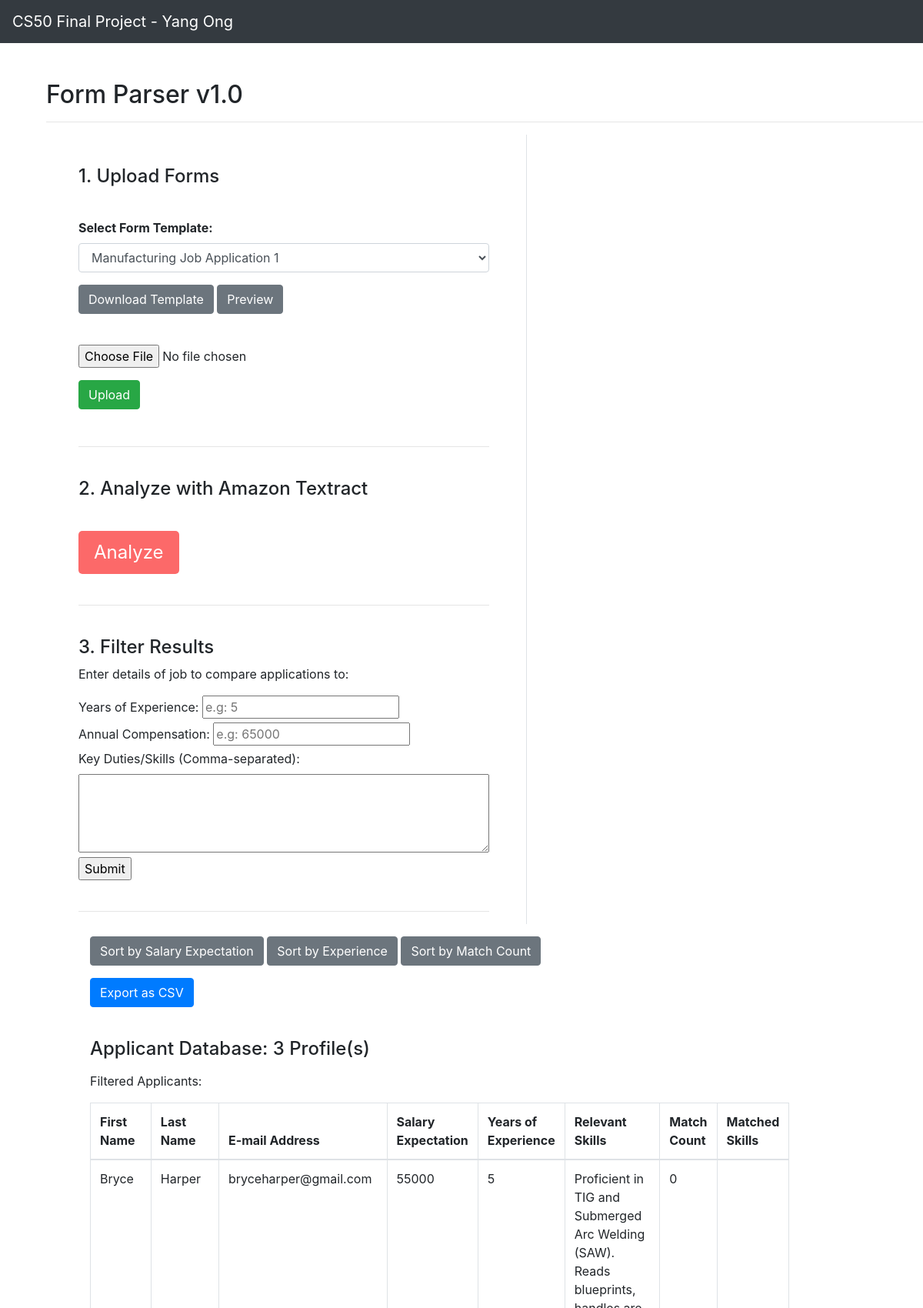
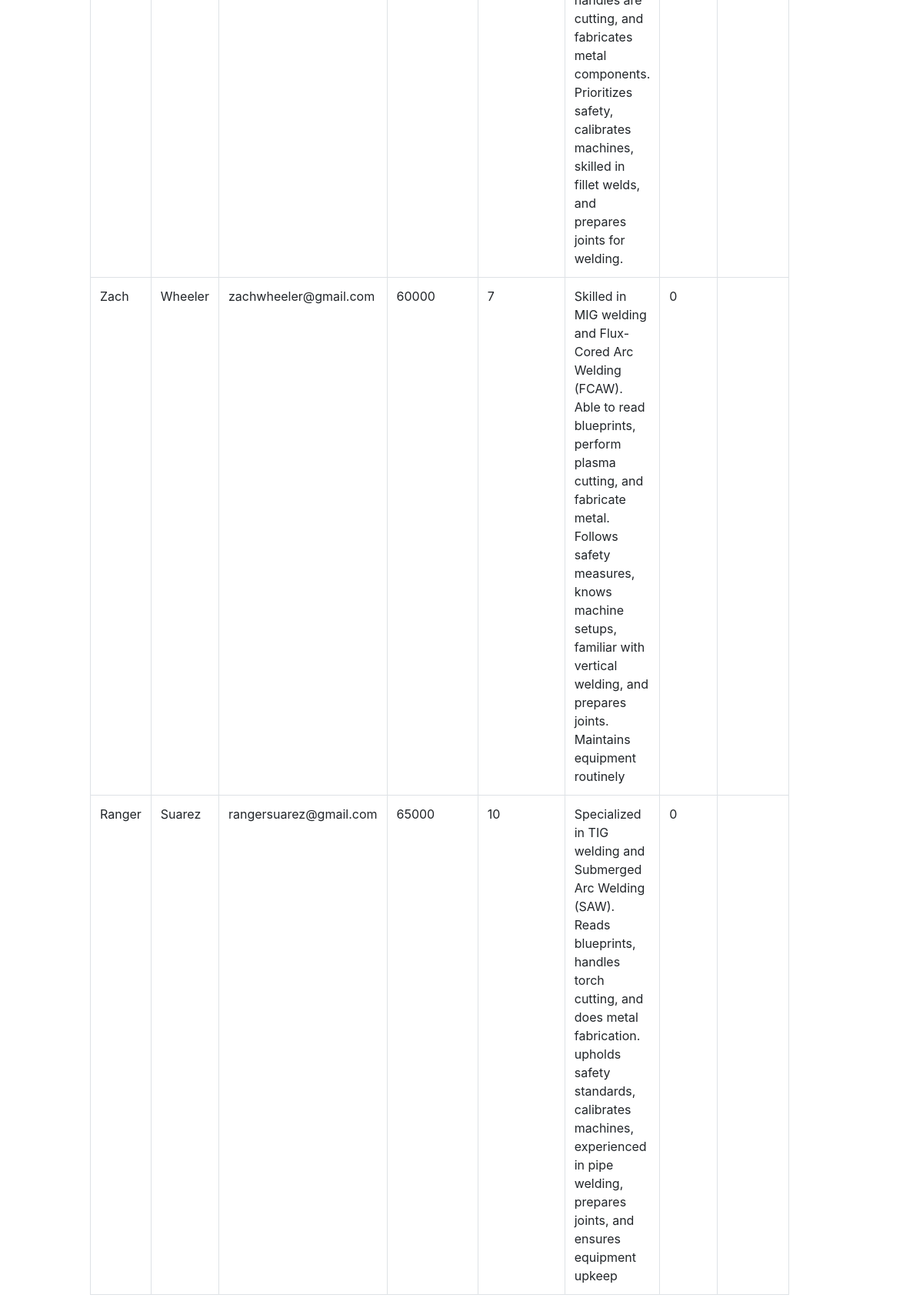
The page / (upper part) on the database its author committed (2 pictures, top to bottom).
### tables this page shows
CREATE TABLE "ApplicationData" (
	"id"	INTEGER,
	"first_name"	TEXT,
	"last_name"	TEXT,
	"mi"	TEXT,
	"date"	DATE,
	"street_address"	TEXT,
	"apartmentunit"	TEXT,
	"city"	TEXT,
	"state"	TEXT,
	"zip_code"	INTEGER,
	"phone"	TEXT,
	"email_address"	TEXT,
	"jobs_youre_applying_for"	TEXT,
	"job_title"	INTEGER,
	"years_of_experience"	INTEGER,
	"desired_salaryrate"	REAL,
	"earliest_date_available"	DATE,
	"your_relevant_skills"	TEXT,
	PRIMARY KEY("id")
);

### app.py (the view)
@app.route("/", methods=["GET", "POST"])
def index():
    job_data['yearsOfExperience'] = 0
    job_data['salary'] = 0
    job_data['keyWords'] = 'none'
    conn = sqlite3.connect('applications.db')
    cursor = conn.cursor()
    cursor.execute('SELECT first_name, last_name, email_address, desired_salaryrate, years_of_experience, your_relevant_skills FROM ApplicationData')
    rows = cursor.fetchall()
    conn.close()
    data = []
    for row in rows:
        data.append({
            "first_name": row[0],
            "last_name": row[1],
            "email_address": row[2],
            "desired_salaryrate": int(row[3]),
            "years_of_experience": row[4],
            "your_relevant_skills": row[5],
            "match_count": 0,
            "matched_skills": ""
        })
    flash_message = None
    flashed_messages = get_flashed_messages()
    if flashed_messages:
        flash_message = flashed_messages[0]
    return render_template("index.html", job_data=job_data, table_data=data, flash_message=flash_message)

### templates/index.html (shortened to what this page needs)
{% extends "layout.html" %}
{% block content %}
<h2>Form Parser v1.0</h2>
<hr>
<div class="container-fluid padded">
    <div class="row">
        <div class="col-md-3.2 border-right pr-5">
            <div class="mb-5">
                <form action="/upload" style="margin-top: 40px; margin-bottom: 40px;" method="post" enctype="multipart/form-data" onsubmit="return confirmUpload()">
                    <h4 style="margin-top: 40px; margin-bottom: 40px;">1. Upload Forms</h4>
                    <div class="form-group">
                        <label for="templateSelection" style="font-weight: bold;">Select Form Template:</label>
                        <select class="form-control" id="templateSelection" name="template">
                            <option value="manufacturingTemplate1">Manufacturing Job Application 1</option>
                        </select>
                    </div>
                    <div class="form-group">
                        <a href="{{ url_for('static', filename='form_templates/General Job Application - Blank.pdf') }}" download class="btn btn-secondary">Download Template</a>
                        <a href="{{ url_for('static', filename='form_templates/General Job Application - Blank.pdf') }}" target="_blank" class="btn btn-secondary">Preview</a>
                    </div>
                    <br>
                    <div class="form-group">
                        <input type="file" class="form-control-file" id="pdf" name="file" accept=".pdf">
                    </div>
                    <input type="submit" name="upload" value="Upload" class="btn btn-success">
                </form>
            </div>
            <hr>
            <div>
                <form action="/execute" style="margin-top: 40px; margin-bottom: 40px;" method="post" enctype="multipart/form-data">
                    <h4 style="margin-top: 40px; margin-bottom: 40px;">2. Analyze with Amazon Textract</h4>
                    <button id="executeBtn" {% if not session.get('file_uploaded') %}disabled{% endif %}>Analyze</button>
                </form>
            </div>
            <hr>
            <div>
                <form action="/filter" style="margin-top: 40px; margin-bottom: 40px;" method="post">
                    <h4>3. Filter Results</h4>
                    <p>Enter details of job to compare applications to:</p>
                    <div>
                        <label for="yearsOfExperience">Years of Experience:</label>
                        <input type="number" id="yearsOfExperience" name="yearsOfExperience" placeholder="e.g: 5" value="{{ request.form['yearsOfExperience'] or '' }}" required>
                    </div>
                    <div>
                        <label for="salary">Annual Compensation:</label>
                        <input type="number" id="salary" name="salary" placeholder="e.g: 65000" value="{{ request.form['salary'] or '' }}" required>
                    </div>
                    <div>
                        <label for="keyWords">Key Duties/Skills (Comma-separated):</label><br>
                        <textarea id="keyWords" name="keyWords" rows="4" cols="50" required>{{ request.form['keyWords'] or '' }}</textarea>
                    </div>
                    <div>
                        <input type="submit" value="Submit">
                    </div>
                </form>
            </div>
            <hr>
        </div>
        <div class="col-md-8">
            <div>
                <button id="sortSalaryBtn" type="button" class="btn btn-secondary mt-3">
                    Sort by Salary Expectation
                </button>
                <button id="sortExperienceBtn" type="button" class="btn btn-secondary mt-3">
                    Sort by Experience
                </button>
                <button id="sortBtn" type="button" class="btn btn-secondary mt-3">
                    Sort by Match Count
                </button>
                <button id="exportCSV" type="button" class="btn btn-primary mt-3">
                    Export as CSV
                </button>
                <div id="dataTableContainer" style="margin-top: 40px; margin-bottom: 40px;">
                    <h4 style="margin-bottom: 15px;">Applicant Database: {{ table_data|length }} Profile(s)</h4>
                    <p>Filtered Applicants: {{ filtered_count }}</p>
                    <table class="table table-bordered" id="extractedDataTable">
                        <thead>
                            <tr>
                                <th>First Name</th>
                                <th>Last Name</th>
                                <th>E-mail Address</th>
                                <th>Salary Expectation</th>
                                <th>Years of Experience</th>
                                <th>Relevant Skills</th>
                                <th>Match Count</th>
                                <th>Matched Skills</th>
                            </tr>
                        </thead>
                        <tbody>
                            {% for row in table_data %}
                            {% if ('yearsOfExperience' not in request.form or row.years_of_experience >= request.form['yearsOfExperience']|int) and ('salary' not in request.form or row.desired_salaryrate <= request.form['salary']|int) %}
                                <tr>
                                    <td>{{ row.first_name }}</td>
                                    <td>{{ row.last_name }}</td>
                                    <td>{{ row.email_address }}</td>
                                    <td>{{ row.desired_salaryrate }}</td>
                                    <td>{{ row.years_of_experience }}</td>
                                    <td>{{ row.your_relevant_skills }}</td>
                                    <td>{{ row.match_count }}</td>
                                    <td>{{ row.matched_skills }}</td>
                                </tr>
                            {% endif %}
                        {% endfor %}
                        </tbody>
                    </table>
                </div>
            </div>
        </div>
    </div>
</div>
{% endblock %}

### templates/layout.html (shortened to what this page needs)
<!DOCTYPE html>
<html lang="en">
<head>
    <link href="https://maxcdn.bootstrapcdn.com/bootstrap/4.5.2/css/bootstrap.min.css" rel="stylesheet">
</head>
<body>
    <nav class="navbar navbar-expand-lg navbar-dark bg-dark">
        <a class="navbar-brand" href="/">CS50 Final Project - Yang Ong</a>
    </nav>
    <div class="container-fluid mt-5 padded">
        {% block content %}{% endblock %}
    </div>
</body>
</html>

### templates/layout.html (style rules this page uses)
#executeBtn { background-color: #FC6969 !important; color: white !important; font-size: 1.5em; padding: 10px 20px; border: none; border-radius: 5px; }
.container-fluid.padded { padding-left: 5%; padding-right: 0%; }

### rows shown on the page
ApplicationData: first_name "Bryce", last_name "Harper", email_address "bryceharper@gmail.com", desired_salaryrate "55000", years_of_experience "5", your_relevant_skills "Proficient in TIG and Submerged Arc Welding (SAW). Reads blueprints, handles are cutting, and fabricates metal components. Prioritizes safety, calibrates machines, skilled in fillet welds, and prepares joints for welding.", match_count "0"
ApplicationData: first_name "Zach", last_name "Wheeler", email_address "zachwheeler@gmail.com", desired_salaryrate "60000", years_of_experience "7", your_relevant_skills "Skilled in MIG welding and Flux-Cored Arc Welding (FCAW). Able to read blueprints, perform plasma cutting, and fabricate metal. Follows safety measures, knows machine setups, familiar with vertical welding, and prepares joints. Maintains equipment routinely", match_count "0"
ApplicationData: first_name "Ranger", last_name "Suarez", email_address "rangersuarez@gmail.com", desired_salaryrate "65000", years_of_experience "10", your_relevant_skills "Specialized in TIG welding and Submerged Arc Welding (SAW). Reads blueprints, handles torch cutting, and does metal fabrication. upholds safety standards, calibrates machines, experienced in pipe welding, prepares joints, and ensures equipment upkeep", match_count "0"

### other values the page prints
{{ table_data|length }} "3"
